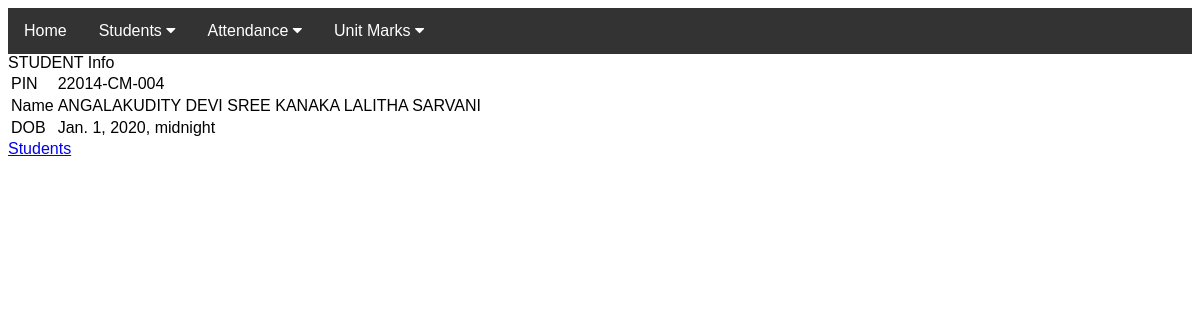
The page /n/i/22014-CM-004/show on the database its author committed.
### mbts/models.py (models this page shows, shortened)
class Students(models.Model):
    pin = models.CharField(max_length=20, primary_key=True)
    sname=models.CharField(max_length=20)
    fname=models.CharField(max_length=20)
    address=models.CharField(max_length=30)
    village=models.CharField(max_length=20)
    mandal=models.CharField(max_length=20)
    dist=models.CharField(max_length=20)
    phno=models.CharField(max_length=12)
    fphno=models.CharField(max_length=12)
    email=models.CharField(max_length=30)
    dob =  models.DateTimeField(default='2020-1-1')
    gender=models.CharField(max_length=1)

### mbts/views/student.py (the view)
# urls.py: path("i/<str:spin>/show", student.show, name="student_show"),
def show(request, spin):
    s = Students.objects.get(pin=spin)
    context = {"s" : s }
    return render(request, "students/show.html", context)

### mbts/templates/students/show.html
{% extends "base.html" %}
{% block content %}
STUDENT Info
<table>
    <tr><td>PIN</td><td>{{s.pin}}</td></tr>
    <tr><td>Name</td><td>{{s.sname}}</td></tr>
    <tr><td>DOB</td><td>{{s.dob}}</td></tr>
</table>
<a href="{% url 'index' %}">Students</a>
{% endblock %}

### mbts/templates/base.html (style rules this page uses)
body { font-family: Arial, Helvetica, sans-serif; }

### rows shown on the page
Students: pin "22014-CM-004", sname "ANGALAKUDITY DEVI SREE KANAKA LALITHA SARVANI", dob "Jan. 1, 2020, midnight"
